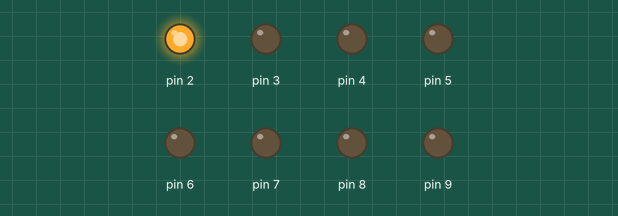
A sketch run on a simulated Arduino Uno, built with avr-gcc and run on an emulated ATmega328P. Parts: output pins drawn as LEDs (lit = HIGH).

Above: at 0.05 s.
At 0.35 s:
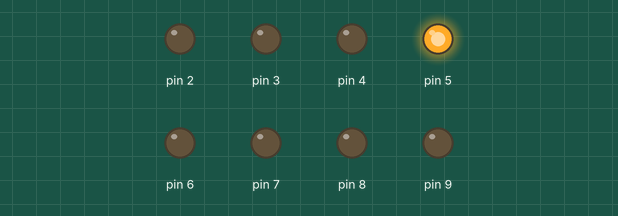
At 0.75 s:
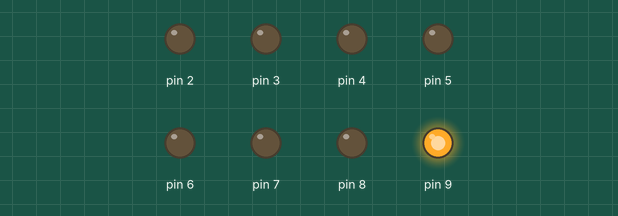
At 1.45 s:
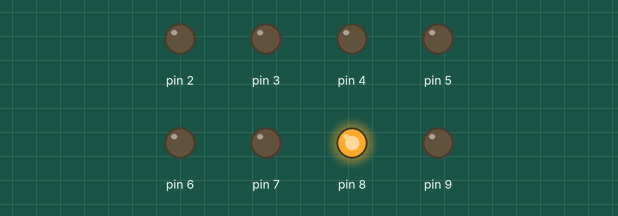
At 2.15 s:
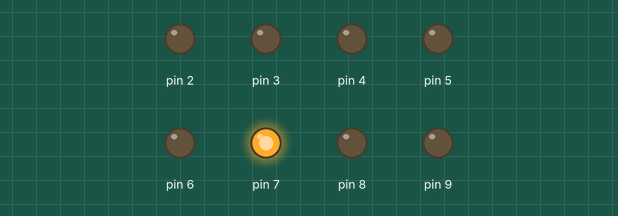
At 2.85 s:
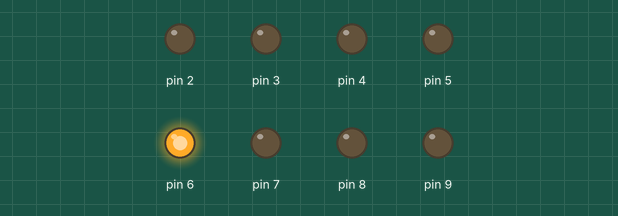
Timing chart, 0 to 3.1 s (numbered marks = the images above):
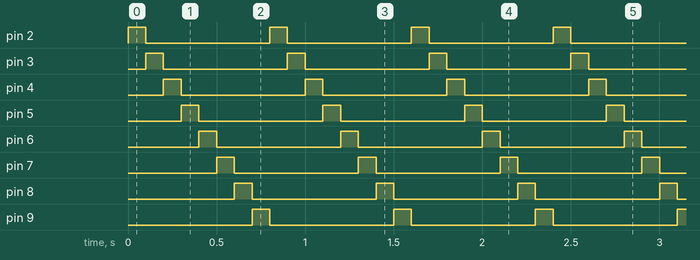

Measured:
- by itself, pin 2–9: alternates HIGH for 0.10 s and LOW for 0.70 s
- by itself, everything shown: repeats every 0.80 s, in 8 steps

The sketch:

simple_chaser.ino
```cpp
/******************************************************************************
    Platform:Arduino Course Programs.

    Written by: Pratiksha Kasbekar, Vidya Robotics Pvt. Ltd.
    Edited By: , Vidya Robotics Pvt. Ltd.
    Last Modification: 07-06-2017

    This is a simple LED Chaser program.
    8 LED's are connected to the 8 Pins of Arduino with a series resistor with each LED.
    You can Change chaser speed by varying the delay in loop.
    Digital pins from 2-9 are used for LED Chaser

    Hardware Setup:-
    Connect LED and switch Shield to Arduino board
    Connect  USB  cable between PC and Arduino Uno.
    Select Controller Board: Arduino UNO
    Select USBASP programmer type
********************************************************************************/
void setup()
{
  pinMode(2,OUTPUT);
  pinMode(3,OUTPUT);
  pinMode(4,OUTPUT);
  pinMode(5,OUTPUT);
  pinMode(6,OUTPUT);
  pinMode(7,OUTPUT);
  pinMode(8,OUTPUT);
 pinMode(9,OUTPUT);
}

void loop()
{
  int i;
  for ( i = 2; i < 10; i++)               // LED will blink in ascending Order starting from LED1 to LED8
  {
    digitalWrite(i,HIGH); delay(100);
    digitalWrite(i,LOW);
  }
}
```
